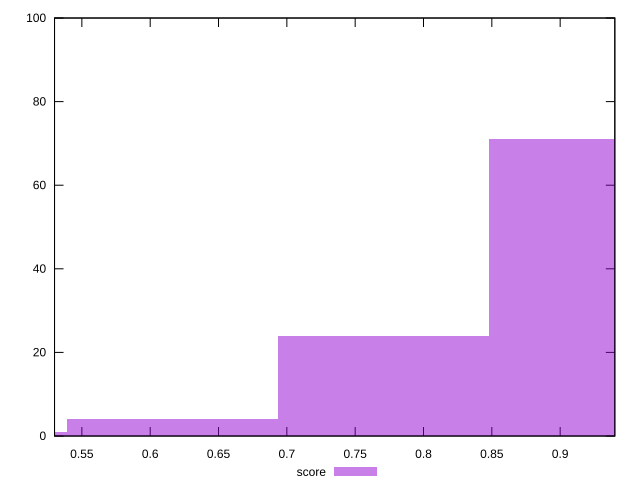

Generate this figure with gnuplot:
reset

$score <<EOF
0.616457019361208 4
0.924685529041812 71
0.7705712742015101 24
0.462342764520906 1
EOF

set key outside below
set boxwidth 0.154114254840302
set xrange [0.53:0.94]
set yrange [0:100]
set trange [0:100]
set style fill transparent solid 0.5 noborder
set terminal svg size 640, 490 enhanced background rgb 'white'
set output "report_00015_2021-02-09T16-11-33.973Z/first-contentful-paint/samples/pages+cached/score/histogram.svg"

plot $score title "score" with boxes

reset
